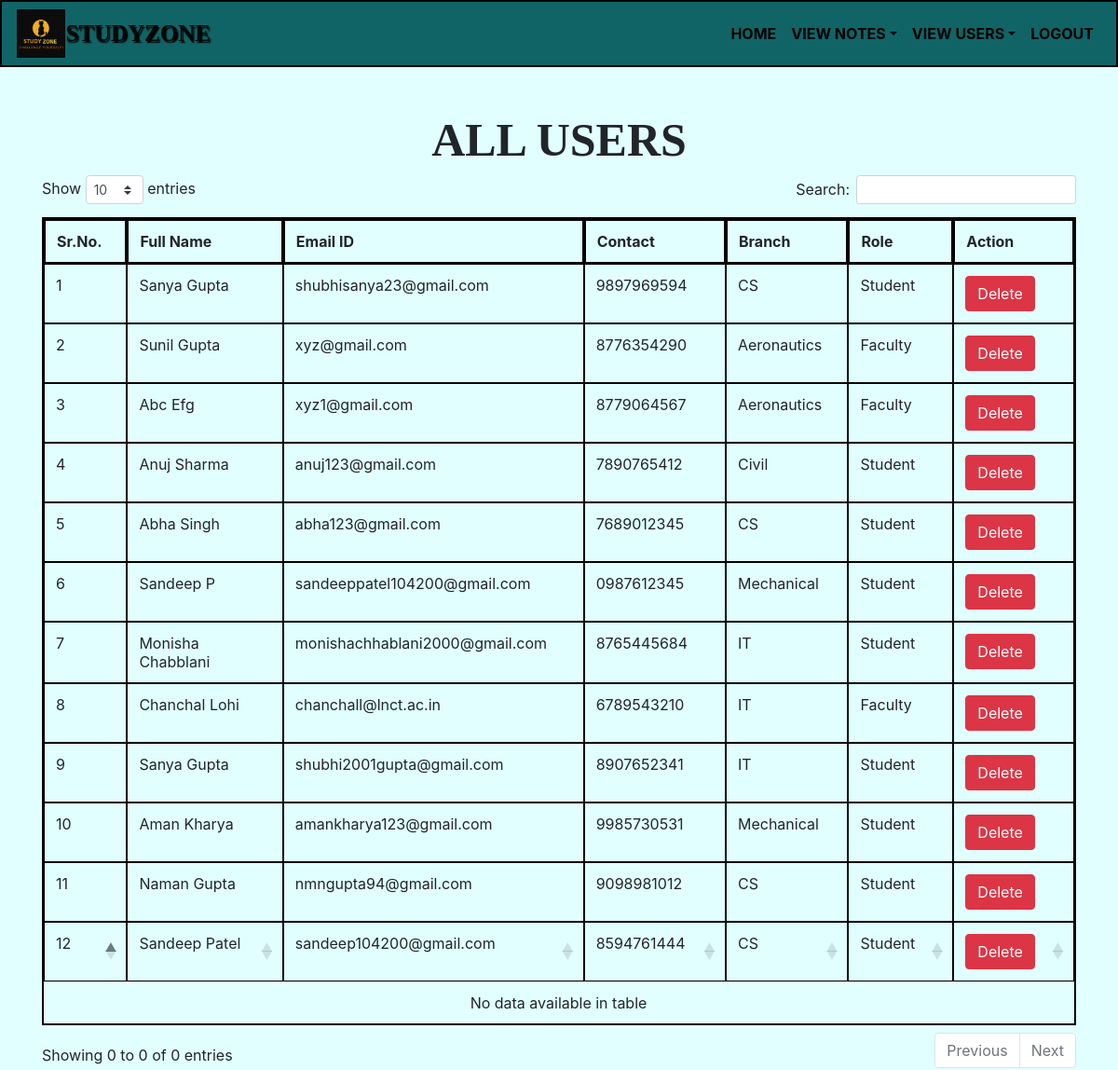
The app's page /view_users (signed in) with its own data.
### notes/models.py (models this page shows, shortened)
class Signup(models.Model):
    user=models.ForeignKey(User,on_delete=models.CASCADE)
    contact=models.CharField(max_length=10)
    branch=models.CharField(max_length=30)
    role=models.CharField(max_length=15)

### notes/views.py (the view)
# urls.py: path('view_users', view_users, name='view_users'),
def view_users(request):
    if not request.user.is_authenticated:
        return redirect('login_admin')
    users = Signup.objects.all()
    d = {'users': users}
    return render(request, 'view_users.html', d)

### notes/templates/view_users.html (shortened to what this page needs)
{% extends 'admin_nav.html' %}
{% block body %}
{% load static%}
<link rel="stylesheet" href="https://cdnjs.cloudflare.com/ajax/libs/twitter-bootstrap/4.5.2/css/bootstrap.css">
<link rel="stylesheet" href="https://cdn.datatables.net/1.10.22/css/dataTables.bootstrap4.min.css">
<body id="bodycss">
<div class="container mt-5">
    <h2 class="text-center" style="font-family: 'Times New Roman', Times, serif;font-size: 50px;"><b>ALL USERS</b></h2>
    <table class="table table-bordered" id="example"  style="border: 2px solid black;">
        <thead>
            <tr style="text-align: center;">
                <th style="border: 2px solid black;">Sr.No.</th>
                <th style="border: 2px solid black;">Full Name</th>
                <th style="border: 2px solid black;">Email ID</th>
                <th style="border: 2px solid black;">Contact</th>
                <th style="border: 2px solid black;">Branch</th>
                <th style="border: 2px solid black;">Role</th>
                <th style="border: 2px solid black;">Action</th>
            </tr>
            {% for i in users %}
            <tr style="text-align: center;">
                <td style="border: 1px solid black;">{{forloop.counter}}</td>
                <td style="text-transform:capitalize;border: 1px solid black;">{{i.user.first_name}} {{i.user.last_name}}</td>
                <td style="border: 1px solid black;">{{i.user.username}}</td>
                <td style="border: 1px solid black;">{{i.contact}}</td>
                <td style="border: 1px solid black;">{{i.branch}}</td>
                <td style="border: 1px solid black;">{{i.role}}</td>
                <td style="border: 1px solid black;"><a href="{% url 'delete_users' i.user.id %}" class="btn btn-danger" onclick="return confirm('Do you want to delete?')">Delete</a></td>
            </tr>
            {% endfor %}
        </thead>
    </table>
</div>
</body>
{% endblock %}

### notes/templates/admin_nav.html (shortened to what this page needs)
<html lang="en">
<head>
  {% load static %}
  <link rel="stylesheet" href="https://maxcdn.bootstrapcdn.com/bootstrap/4.3.1/css/bootstrap.min.css">
  <link rel="stylesheet" href="https://use.fontawesome.com/releases/v5.6.3/css/all.css"
>
  <link rel="stylesheet" href="{% static 'css/mystyle.css' %}">
</head>
<body>
  <nav class="navbar navbar-expand-sm" style="background-color: #116466;">
    <img src="{% static 'images/logo.jpg' %}" width="4.5%" height="4.5%">
    <div class="new">STUDYZONE</div>
    <ul class="navbar-nav" style="margin-left: auto;">
      <li class="navbar-item">
        <a class="nav-link" href="{% url 'admin_home' %}">HOME</a>
      </li>
      <li class="nav-item dropdown">
        <a CLASS="nav-link dropdown-toggle" href="#" data-toggle="dropdown">VIEW NOTES</a>
      </li>
      <li class="navbar-item dropdown">
        <a class="nav-link dropdown-toggle" href="#" data-toggle="dropdown">VIEW USERS</a>
      </li>
      <li class="navbar-item">
        <a class="nav-link" href="{% url 'logout' %}">LOGOUT</a>
      </li>
    </ul>
  </nav>
</body>
</html>
{% block body %}
{% endblock %}

### notes/templates/view_users.html (style rules this page uses)
#bodycss { background-color: rgb(225, 255, 255); }

### records on screen
Signup: user.first_name "Sanya", user.last_name "Gupta", user.username "shubhisanya23@gmail.com", contact "9897969594", branch "CS", role "Student"
Signup: user.first_name "Sunil", user.last_name "Gupta", user.username "xyz@gmail.com", contact "8776354290", branch "Aeronautics", role "Faculty"
Signup: user.first_name "Abc", user.last_name "Efg", user.username "xyz1@gmail.com", contact "8779064567", branch "Aeronautics", role "Faculty"
Signup: user.first_name "Anuj", user.last_name "Sharma", user.username "anuj123@gmail.com", contact "7890765412", branch "Civil", role "Student"
Signup: user.first_name "Abha", user.last_name "Singh", user.username "abha123@gmail.com", contact "7689012345", branch "CS", role "Student"
Signup: user.first_name "Sandeep", user.last_name "P", user.username "sandeeppatel104200@gmail.com", contact "0987612345", branch "Mechanical", role "Student"
Signup: user.first_name "Monisha", user.last_name "Chabblani", user.username "monishachhablani2000@gmail.com", contact "8765445684", branch "IT", role "Student"
Signup: user.first_name "Chanchal", user.last_name "Lohi", user.username "chanchall@lnct.ac.in", contact "6789543210", branch "IT", role "Faculty"
Signup: user.first_name "Sanya", user.last_name "Gupta", user.username "shubhi2001gupta@gmail.com", contact "8907652341", branch "IT", role "Student"
Signup: user.first_name "Aman", user.last_name "Kharya", user.username "amankharya123@gmail.com", contact "9985730531", branch "Mechanical", role "Student"
Signup: user.first_name "Naman", user.last_name "Gupta", user.username "nmngupta94@gmail.com", contact "9098981012", branch "CS", role "Student"
Signup: user.first_name "Sandeep", user.last_name "Patel", user.username "sandeep104200@gmail.com", contact "8594761444", branch "CS", role "Student"
